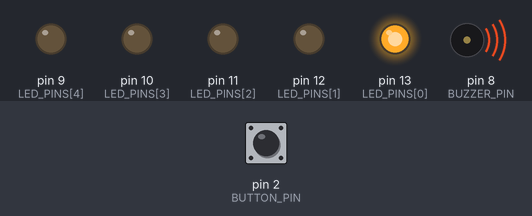
The sketch below on a simulated Arduino Nano, built with avr-gcc and run on an emulated ATmega328P. Shown: output pins drawn as LEDs (lit = HIGH), buzzer (waves = sounding). Dashed ring = blinking. Inputs (shaded band) come from the test bench; at power-on: pin 2 (BUTTON_PIN) HIGH.

Above: at 1.2 s.
1.3 s: pin 2 (BUTTON_PIN) pulled LOW for 0.15 s
At 2.6 s:
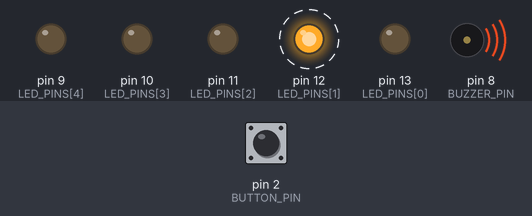
4.4 s: pin 2 (BUTTON_PIN) pulled LOW for 1 s
At 5.04 s:
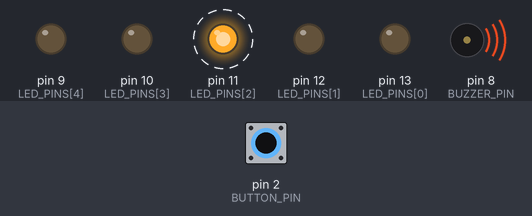
8.4 s: pin 2 (BUTTON_PIN) pulled LOW for 0.15 s
At 8.74 s:
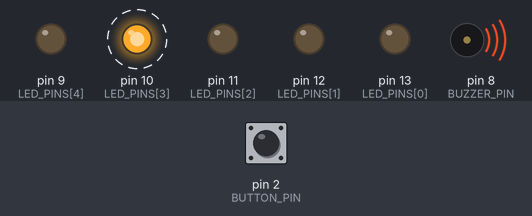
11.4 s: pin 2 (BUTTON_PIN) pulled LOW for 3.2 s
At 11.59 s:
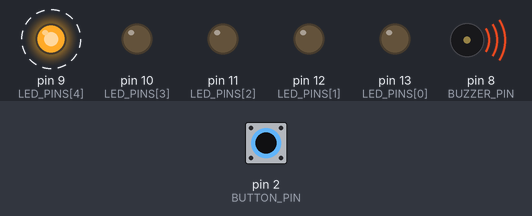
Timing chart, 0 to 17.1 s (numbered marks = the images above; inputs shaded):
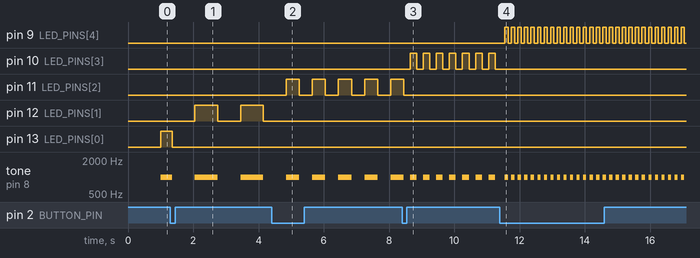

The sketch:

Control_the_Blinking_of_an_LED_and_Buzzer.ino
```cpp
/*
  Lab 2: Exp3: Control the Blinking Speed Using 5 LEDs and a Buzzer

  Course: RoboLink: Build and Drive Your Smartphone-Controlled Robot
  Board: Arduino Nano ATmega168
  Written by: Mahmoud Yassin, 2026

  What this program does:
  - There are 5 LEDs, one LED for each speed.
  - The selected LED blinks on and off.
  - The buzzer beeps at the same time as the selected LED.
  - Each button press changes the blinking speed.
  - After the fastest speed, the program returns to the slowest speed.

  Speed LEDs:
  - Speed 1 slowest -> White LED
  - Speed 2         -> Green LED
  - Speed 3         -> Blue LED
  - Speed 4         -> Yellow LED
  - Speed 5 fastest -> Red LED

  Wiring:
  - White LED positive leg  -> D13 through a resistor
  - Green LED positive leg  -> D12 through a resistor
  - Blue LED positive leg   -> D11 through a resistor
  - Yellow LED positive leg -> D10 through a resistor
  - Red LED positive leg    -> D9 through a resistor
  - All LED negative legs   -> GND

  - Button one side -> D2
  - Button other side -> GND

  - Buzzer S / I/O -> D8
  - Buzzer + / VCC -> 5V
  - Buzzer - / GND -> GND

  Important button idea:
  This program uses INPUT_PULLUP for the button.
  That means the Arduino reads:
  - HIGH when the button is not pressed
  - LOW when the button is pressed

  Important timing idea:
  This program uses millis() instead of delay().
  This lets the Arduino keep checking the button while the LED and buzzer are working.
*/

// Button and buzzer pins
const byte BUTTON_PIN = 2;
const byte BUZZER_PIN = 8;

// LED pins from slowest speed to fastest speed:
// white, green, blue, yellow, red
const byte LED_PINS[] = {
  13,  // speed 1: white LED, slowest
  12,  // speed 2: green LED
  11,  // speed 3: blue LED
  10,  // speed 4: yellow LED
  9    // speed 5: red LED, fastest
};

// Blink times are measured in milliseconds.
// Bigger number = slower blink.
// Smaller number = faster blink.
const unsigned long BLINK_TIMES[] = {
  1000,  // speed 1: slowest
  700,   // speed 2
  400,   // speed 3
  200,   // speed 4
  100    // speed 5: fastest
};

const byte NUMBER_OF_SPEEDS = sizeof(BLINK_TIMES) / sizeof(BLINK_TIMES[0]);

// Buzzer sound frequency in Hz
const unsigned int BUZZER_FREQUENCY = 1000;

// This number tells us which speed is being used right now.
// It starts at 0, which means the first speed.
byte currentSpeedNumber = 0;

// These variables remember the LED/buzzer state and the last time it changed.
bool outputIsOn = false;
unsigned long lastOutputChangeTime = 0;

// Button debounce variables
bool lastButtonReading = HIGH;
bool stableButtonState = HIGH;
unsigned long lastButtonChangeTime = 0;
const unsigned long BUTTON_DEBOUNCE_TIME = 50;

void setup() {
  // Set all LED pins as outputs
  for (byte i = 0; i < NUMBER_OF_SPEEDS; i++) {
    pinMode(LED_PINS[i], OUTPUT);
    digitalWrite(LED_PINS[i], LOW);
  }

  // Set buzzer pin as output
  pinMode(BUZZER_PIN, OUTPUT);
  noTone(BUZZER_PIN);

  // Set button pin as input with internal pull-up resistor
  pinMode(BUTTON_PIN, INPUT_PULLUP);
}

void loop() {
  // millis() gives the number of milliseconds since the Arduino started.
  unsigned long currentTime = millis();

  // ---------------- Button reading with debounce ----------------
  bool buttonReading = digitalRead(BUTTON_PIN);

  // If the reading changed, restart the debounce timer.
  if (buttonReading != lastButtonReading) {
    lastButtonChangeTime = currentTime;
  }

  // If the reading has stayed the same long enough, accept it as stable.
  if (currentTime - lastButtonChangeTime >= BUTTON_DEBOUNCE_TIME) {
    if (buttonReading != stableButtonState) {
      stableButtonState = buttonReading;

      // With INPUT_PULLUP, LOW means the button is pressed.
      if (stableButtonState == LOW) {
        currentSpeedNumber++;

        // If we pass the last speed, go back to the first speed.
        if (currentSpeedNumber >= NUMBER_OF_SPEEDS) {
          currentSpeedNumber = 0;
        }

        // When the speed changes, turn everything off first.
        turnOffAllLeds();
        noTone(BUZZER_PIN);
        outputIsOn = false;
        lastOutputChangeTime = currentTime;
      }
    }
  }

  // Save this button reading so we can compare it next time loop() runs.
  lastButtonReading = buttonReading;

  // ---------------- Blink selected LED and buzzer ----------------
  unsigned long selectedBlinkTime = BLINK_TIMES[currentSpeedNumber];

  if (currentTime - lastOutputChangeTime >= selectedBlinkTime) {
    lastOutputChangeTime = currentTime;

    // Change the selected LED and buzzer to the opposite state.
    outputIsOn = !outputIsOn;

    // Make sure only the LED for the current speed can turn on.
    turnOffAllLeds();

    if (outputIsOn) {
      digitalWrite(LED_PINS[currentSpeedNumber], HIGH);
      tone(BUZZER_PIN, BUZZER_FREQUENCY);
    } else {
      digitalWrite(LED_PINS[currentSpeedNumber], LOW);
      noTone(BUZZER_PIN);
    }
  }
}

// This function turns off all LEDs.
void turnOffAllLeds() {
  for (byte i = 0; i < NUMBER_OF_SPEEDS; i++) {
    digitalWrite(LED_PINS[i], LOW);
  }
}
```

Measured:
- after the input at 1.3 s, pin 12 (LED_PINS[1]): alternates HIGH for 0.70 s and LOW for 0.70 s, starting after 0.75 s
- after the input at 4.4 s, pin 11 (LED_PINS[2]): alternates HIGH for 0.40 s and LOW for 0.40 s, starting after 0.45 s; pin 12 (LED_PINS[1]): stops changing and stays LOW; tone on pin 8 (BUZZER_PIN): alternates 1000 Hz for 0.40 s and silent for 0.40 s, starting after 0.85 s
- after the input at 8.4 s, pin 10 (LED_PINS[3]): alternates HIGH for 0.20 s and LOW for 0.20 s, starting after 0.25 s; pin 11 (LED_PINS[2]): goes on until 8.4 s, then stays LOW; tone on pin 8 (BUZZER_PIN): alternates 1000 Hz for 0.20 s and silent for 0.20 s, starting after 0.25 s
- after the input at 11.4 s, pin 9 (LED_PINS[4]): alternates HIGH for 0.10 s and LOW for 0.10 s, starting after 0.15 s; pin 10 (LED_PINS[3]): stops changing and stays LOW; tone on pin 8 (BUZZER_PIN): alternates 1000 Hz for 0.10 s and silent for 0.10 s, starting after 0.15 s
- by itself, tone on pin 8 (BUZZER_PIN): alternates 1000 Hz for 0.70 s and silent for 0.70 s
